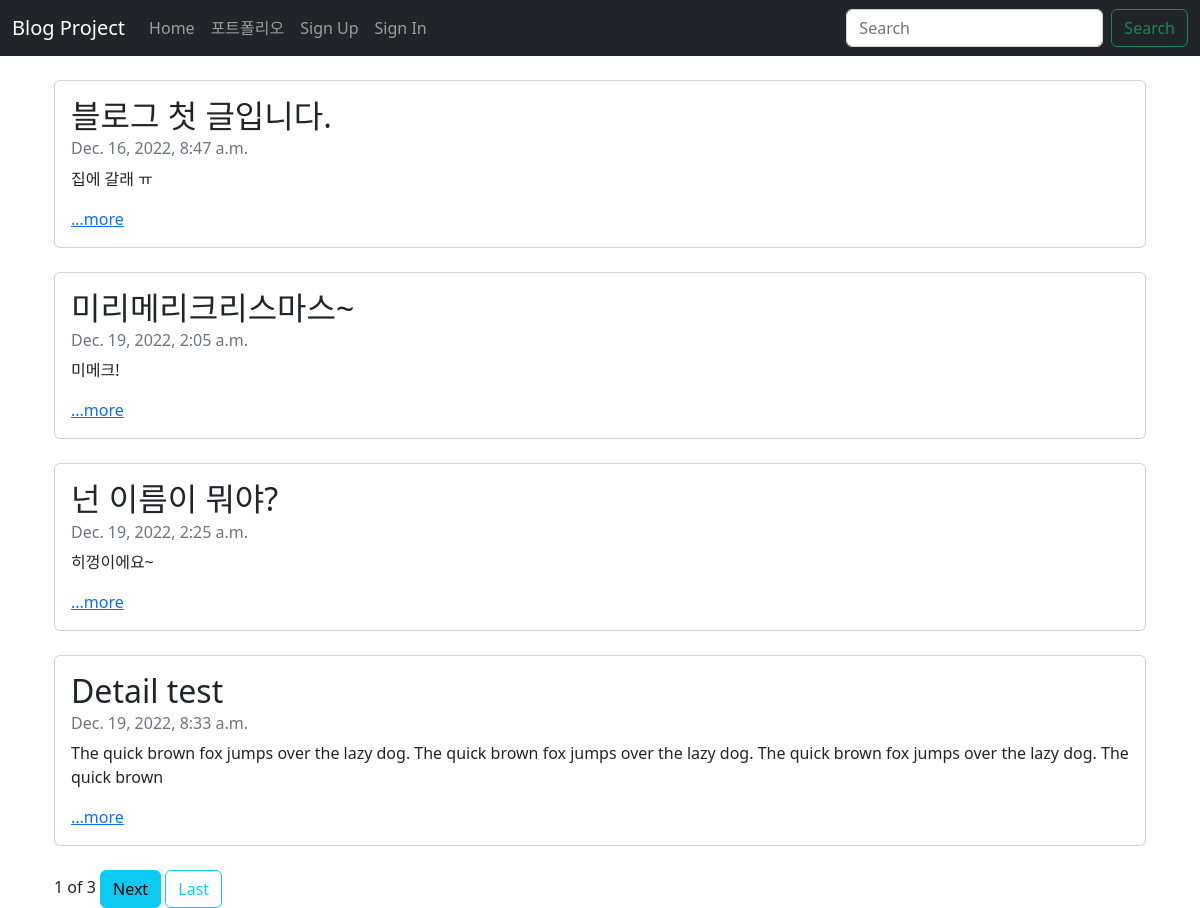
The page / on the database its author committed.
### blog/models.py (models this page shows, shortened)
class Blog(models.Model):
    title = models.CharField(max_length=200)
    pub_date = models.DateTimeField('date published')
    body = models.TextField()
    def summary(self):   # 글 내용 요약 함수
        return self.body[:150]

### blog/views.py (the view)
# urls.py: 2. Add a URL to urlpatterns:  path('', views.home, name='home')
def home(request):
    blogs = Blog.objects   # 쿼리셋 # 메소드
    blog_list = Blog.objects.all()
    paginator = Paginator(blog_list, 4)
    page = request.GET.get('page')
    posts = paginator.get_page(page)
    return render(request, 'blog/home.html', {'blogs': blogs, 'posts': posts})

### blog/templates/blog/home.html (shortened to what this page needs)
{% extends 'base.html' %}
{% block content %}
    <div class="container">
        {% for blog in posts %}
        <div class="card">
            <div class="card-body">
                <h2 class="card-title">{{blog.title}}</h2>
                <h6 class="card-subtitle mb-2 text-muted">{{blog.pub_date}}</h6>
                <p class="card-text">{{blog.summary}}</p>
                <a href="{% url 'detail' blog.id %}" class="card-link">...more</a>
            </div>
        </div>
        <br>
        {% endfor %}
        <span>{{posts.number}}</span>
        <span>of</span>
        <span>{{posts.paginator.num_pages}}</span>
        {%if posts.has_next%}
        <a class="btn btn-info" href="?page={{posts.next_page_number}}">Next</a>
        <a class="btn btn-outline-info" href="?page={{posts.paginator.num_pages}}">Last</a>
        {%endif%}
    </div>
{% endblock %}

### rows shown on the page
Blog: title "블로그 첫 글입니다.", pub_date "Dec. 16, 2022, 8:47 a.m.", summary "집에 갈래 ㅠ"
Blog: title "미리메리크리스마스~", pub_date "Dec. 19, 2022, 2:05 a.m.", summary "미메크!"
Blog: title "넌 이름이 뭐야?", pub_date "Dec. 19, 2022, 2:25 a.m.", summary "히껑이에요~"
Blog: title "Detail test", pub_date "Dec. 19, 2022, 8:33 a.m.", summary "The quick brown fox jumps over the lazy dog. The quick brown fox jumps over the lazy dog. The quick brown fox jumps over the lazy dog. The quick brown"

### other values the page prints
{{ posts.number }} "1"
{{ posts.paginator.num_pages }} "3"
